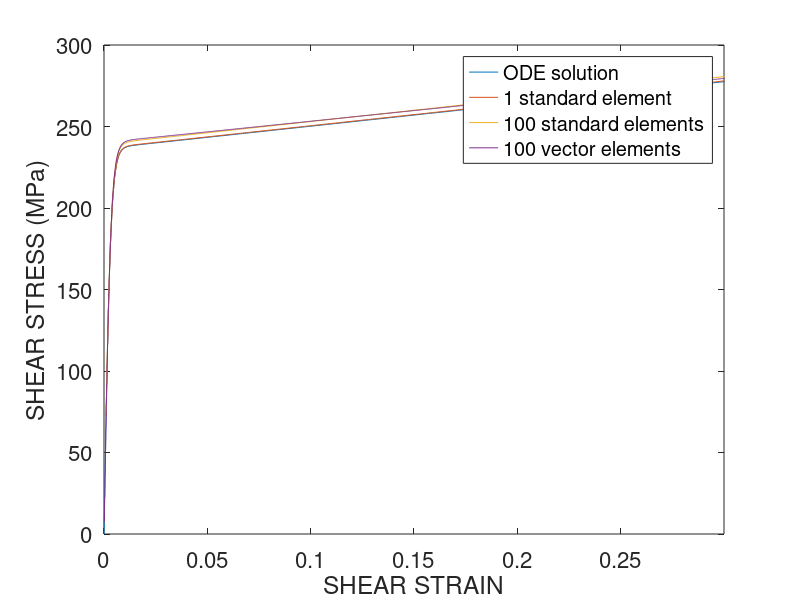
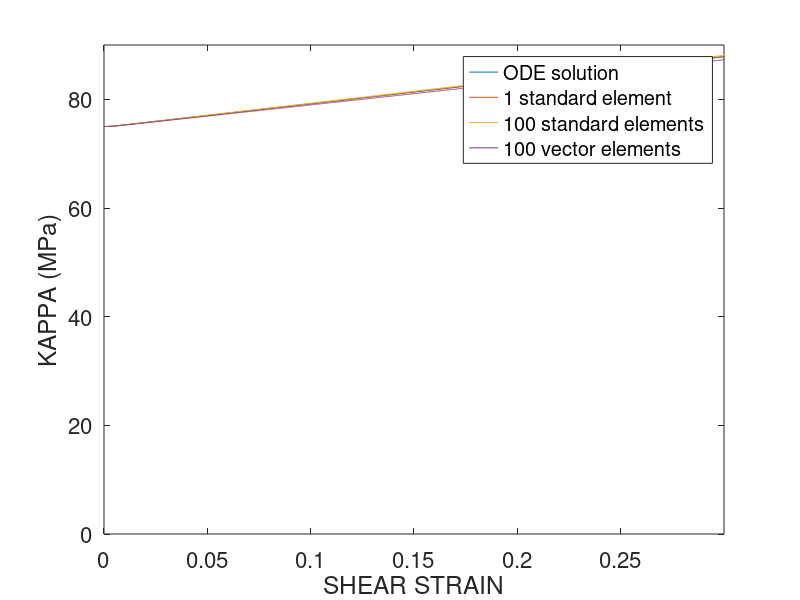

MATLAB code for these plots, in order:
clear all
%
data1=load('eldata_mesh1_1.txt');
time1=data1(:,1);
gamma_x1=data1(:,2);
gamma_y1=data1(:,3);
effstr1=data1(:,4);
s_xz1=data1(:,5);
s_yz1=data1(:,6);
J2_1=1e-6*data1(:,7);
kappa1=1e-6*data1(:,8);
%
data10=load('eldata_mesh10_1.txt');
time10=data1(:,1);
gamma_x10=data1(:,2);
gamma_y10=data1(:,3);
effstr10=data10(:,4);
s_xz10=data10(:,5);
s_yz10=data10(:,6);
J2_10=1e-6*data10(:,7);
kappa10=1e-6*data10(:,8);
%
data2=load('out.dat');
time2=data2(:,1);
strain2=data2(:,3);
stress2=1e-6*data2(:,2);
kappa2=1e-6*data2(:,5);
%
data3=load('s_alpha.txt');
time3=data3(:,1);
strain3=1e-3*time3;
stress3=1e-6*data3(:,2);
%
data4=load('kappa.txt');
time4=data4(:,1);
strain4=1e-3*time4;
kappa4=1e-6*data4(:,2);
%
figure(1)
plot(strain2,stress2,gamma_x1,J2_1,gamma_x10,J2_10,strain3,stress3)
axis([0 0.3 0 300]);
xlabel('SHEAR STRAIN')
ylabel('SHEAR STRESS (MPa)')
legend('ODE solution','1 standard element','100 standard elements','100 vector elements')
set(gca,'FontName','Helvetica','FontSize',16)
%
figure(2)
plot(strain2,kappa2,gamma_x1,kappa1,gamma_x10,kappa10,strain4,kappa4)
axis([0 0.3 0 90])
xlabel('SHEAR STRAIN')
ylabel('KAPPA (MPa)')
legend('ODE solution','1 standard element','100 standard elements','100 vector elements')
set(gca,'FontName','Helvetica','FontSize',16)
%
